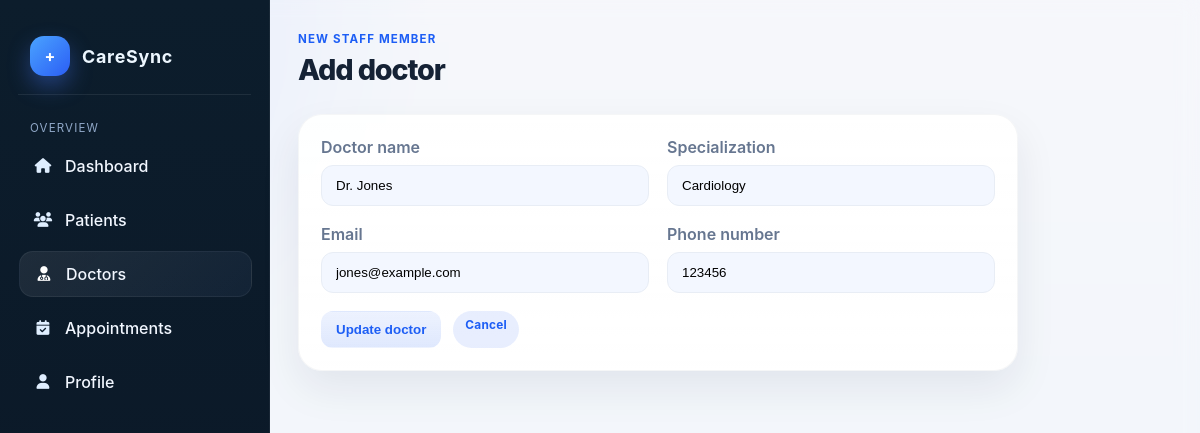
Screenshot of /doctors/edit/2/ (signed in) with the database file from the repository.
### doctors/models.py (models this page shows, shortened)
class Doctor(models.Model):
    name = models.CharField(max_length=100)
    specialization = models.CharField(max_length=100)
    email = models.EmailField(unique=True)
    phone_number = models.CharField(max_length=15, unique=True)
    image = models.ImageField(upload_to='doctor_images/', null=True, blank=True)
    created_at = models.DateTimeField(auto_now_add=True)
    updated_at = models.DateTimeField(auto_now=True)
    class Meta:
        verbose_name = 'Doctor'
        verbose_name_plural = 'Doctors'

### doctors/views.py (the view, shortened to what this page needs)
# urls.py: path('edit/<int:pk>/', edit_doctor, name='edit_doctor'),
@login_required
def edit_doctor(request, pk):
    doctor = get_object_or_404(Doctor, pk=pk)
    return render(request, 'doctors/create_doctor.html', {'doctor': doctor, 'is_edit': True})

### doctors/templates/doctors/create_doctor.html (shortened to what this page needs)
{% load static %}
<!DOCTYPE html>
<html lang="en">
<head>
    <link rel="stylesheet" href="https://cdnjs.cloudflare.com/ajax/libs/font-awesome/6.5.2/css/all.min.css">
    <link rel="stylesheet" href="{% static 'dashboard/styles.css' %}">
</head>
<body>
    <div class="dashboard-shell">
        <aside class="sidebar">
            <div class="brand">
                <div class="brand-mark">+</div>
                <h2>CareSync</h2>
            </div>
            <div class="nav-group">
                <div class="nav-group-title">Overview</div>
                <a class="nav-link" href="{% url 'dashboard_home' %}"><i class="nav-icon fa-solid fa-house"></i> Dashboard</a>
                <a class="nav-link" href="{% url 'patients' %}"><i class="nav-icon fa-solid fa-users"></i> Patients</a>
                <a class="nav-link active" href="{% url 'doctor_home' %}"><i class="nav-icon fa-solid fa-user-doctor"></i> Doctors</a>
                <a class="nav-link" href="{% url 'appointments_home' %}"><i class="nav-icon fa-solid fa-calendar-check"></i> Appointments</a>
                <a class="nav-link" href="{% url 'profile' %}"><i class="nav-icon fa-solid fa-user"></i> Profile</a>
            </div>
        </aside>
        <main class="main">
            <header class="topbar">
                <div>
                    <p class="section-kicker">New staff member</p>
                    <h1>Add doctor</h1>
                </div>
            </header>
            <section class="card" style="max-width: 720px;">
                <form method="post" style="display:grid; gap:18px;">
                    <div style="display:grid; grid-template-columns: repeat(2, minmax(0,1fr)); gap:18px;">
                        <div>
                            <label style="display:block; margin-bottom:8px; color: var(--muted); font-weight:600;">Doctor name</label>
                            <input type="text" name="name" value="{{ doctor.name|default:'' }}" required style="width:100%; padding: 12px 14px; border-radius: 12px; border:1px solid var(--line); background: var(--panel-soft);">
                        </div>
                        <div>
                            <label style="display:block; margin-bottom:8px; color: var(--muted); font-weight:600;">Specialization</label>
                            <input type="text" name="specialization" value="{{ doctor.specialization|default:'' }}" required style="width:100%; padding: 12px 14px; border-radius: 12px; border:1px solid var(--line); background: var(--panel-soft);">
                        </div>
                        <div>
                            <label style="display:block; margin-bottom:8px; color: var(--muted); font-weight:600;">Email</label>
                            <input type="email" name="email" value="{{ doctor.email|default:'' }}" required style="width:100%; padding: 12px 14px; border-radius: 12px; border:1px solid var(--line); background: var(--panel-soft);">
                        </div>
                        <div>
                            <label style="display:block; margin-bottom:8px; color: var(--muted); font-weight:600;">Phone number</label>
                            <input type="text" name="phone_number" value="{{ doctor.phone_number|default:'' }}" required style="width:100%; padding: 12px 14px; border-radius: 12px; border:1px solid var(--line); background: var(--panel-soft);">
                        </div>
                    </div>
                    <div style="display:flex; gap:12px; flex-wrap:wrap;">
                        <button class="toggle-btn" type="submit">{% if is_edit %}Update doctor{% else %}Save doctor{% endif %}</button>
                        <a href="{% url 'doctor_home' %}" class="badge" style="text-decoration:none;">Cancel</a>
                    </div>
                </form>
            </section>
        </main>
    </div>
</body>
</html>

### dashboard/static/dashboard/styles.css (style rules this page uses)
:root { --bg: #f5f7fb; --panel: #ffffff; --panel-soft: #f3f7ff; --panel-alt: #f7f8fc; --primary: #1d5ef5; --primary-deep: #123db6; --primary-soft: rgba(29, 94, 245, 0.10); --secondary: #12a99a; --secondary-soft: rgba(18, 169, 154, 0.12); --danger: #ef5b62; --warning: #f0ad45; --text: #152235; --muted: #667690; --line: #e8edf5; --shadow: 0 18px 40px rgba(17, 31, 52, 0.08); --shadow-soft: 0 8px 22px rgba(18, 34, 60, 0.05); }
* { box-sizing: border-box; }
html { scroll-behavior: smooth; }
body { margin: 0; font-family: Inter, "Segoe UI", "Helvetica Neue", Arial, sans-serif; background: radial-gradient(circle at top left, rgba(120, 162, 255, 0.20), transparent 30%), linear-gradient(180deg, #f4f6fb 0%, #eef4fb 100%); color: var(--text); transition: background 0.25s ease, color 0.25s ease; }
.dashboard-shell { display: flex; min-height: 100vh; background: rgba(255,255,255,0.18); backdrop-filter: blur(10px); }
.sidebar { width: 270px; background: linear-gradient(180deg, #0c1d2c 0%, #0b1726 100%); color: #edf7ff; padding: 26px 18px 22px; display: flex; flex-direction: column; gap: 18px; border-right: 1px solid rgba(255,255,255,0.06); }
.brand { display: flex; align-items: center; gap: 12px; padding: 10px 12px 18px; border-bottom: 1px solid rgba(255,255,255,0.08); }
.brand-mark { width: 40px; height: 40px; border-radius: 14px; display: grid; place-items: center; background: linear-gradient(135deg, #4aa3ff 0%, #2b5ef5 100%); color: white; font-weight: 700; box-shadow: 0 10px 22px rgba(62, 104, 214, 0.45); }
.brand h2 { margin: 0; font-size: 1.12rem; font-weight: 700; letter-spacing: 0.04em; }
.nav-group { display: flex; flex-direction: column; gap: 8px; }
.nav-group-title { font-size: 0.72rem; letter-spacing: 0.10em; color: #90a8c8; text-transform: uppercase; margin: 8px 12px 0; }
.nav-link { display: flex; align-items: center; gap: 12px; text-decoration: none; color: #f2f7ff; padding: 12px 14px; border-radius: 14px; transition: all 0.2s ease; border: 1px solid transparent; font-weight: 500; }
.nav-link:hover, .nav-link.active { background: linear-gradient(135deg, rgba(255,255,255,0.08), rgba(140,176,255,0.06)); border-color: rgba(255,255,255,0.06); transform: translateX(1px); }
.nav-icon { display: inline-flex; align-items: center; justify-content: center; width: 20px; height: 20px; font-size: 0.92rem; color: #dfeeff; }
.nav-link:hover .nav-icon, .nav-link.active .nav-icon { color: #ffffff; }
.main { flex: 1; padding: 32px 30px 32px 28px; }
.topbar { display: flex; justify-content: space-between; align-items: center; margin-bottom: 28px; gap: 18px; }
.section-kicker { margin: 0 0 8px; font-size: 0.72rem; letter-spacing: 0.10em; text-transform: uppercase; color: var(--primary); font-weight: 700; }
.topbar h1 { margin: 0; font-size: clamp(1.8rem, 2.4vw, 2.4rem); line-height: 1.1; letter-spacing: -0.04em; font-weight: 800; }
.toggle-btn { border: 1px solid transparent; background: linear-gradient(180deg, rgba(29, 94, 245, 0.08), rgba(29, 94, 245, 0.14)); color: var(--primary); border-radius: 12px; padding: 10px 14px; font-weight: 700; cursor: pointer; transition: all 0.2s ease; }
.card { background: linear-gradient(180deg, rgba(255,255,255,0.92), rgba(255,255,255,0.98)); border-radius: 24px; box-shadow: var(--shadow); padding: 22px; border: 1px solid rgba(17, 31, 52, 0.04); }
.badge { background: var(--primary-soft); color: var(--primary); padding: 7px 12px; border-radius: 999px; font-weight: 700; font-size: 0.74rem; letter-spacing: 0.02em; }

### rows the page displays
Doctor: name "Dr. Jones", specialization "Cardiology", email "jones@example.com", phone_number "123456"
